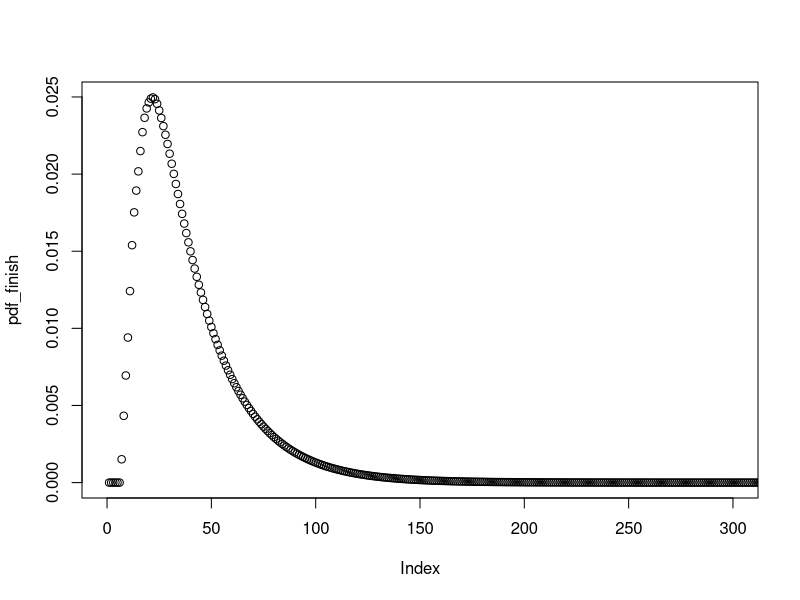
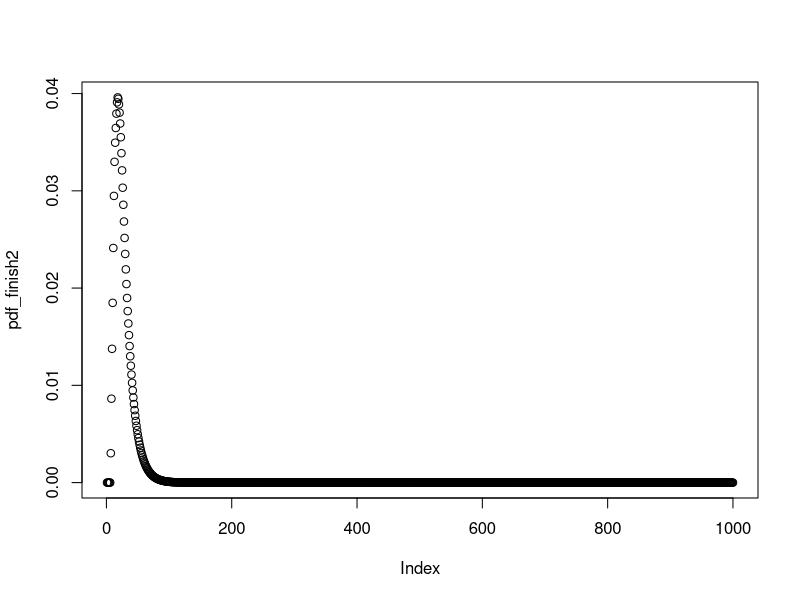

Recreate these plots in R, in order.
## ---- chunk 1
state0 <- c(1, rep(0, 100))

T_matrix <- matrix(0, nrow=101, ncol=101)

for (i in 0:101) {
  for (j in 1:6) {
    next_space <- i + j
    if (next_space > 101) { # must land on last space exactly
      next_space <- i
    }
    T_matrix[next_space, i] <- T_matrix[next_space, i] + 1/6
  }
}
print(head(T_matrix, 10))
## ---- chunk 2
state0 <- c(1, rep(0, 100))

T_matrix <- matrix(0, nrow=101, ncol=101)

for (i in 0:101) {
  for (j in 1:6) {
    next_space <- i + j
    if (next_space > 101) { # must land on last space exactly
      next_space <- i
    }
    T_matrix[next_space, i] <- T_matrix[next_space, i] + 1/6
  }
}

df_special <- tibble::tribble(
  ~type, ~from, ~to,
  "L", 1, 38,
  "L", 4, 14,
  "L", 9, 31,
  "L", 21, 42,
  "L", 28, 84,
  "L", 36, 44,
  "L", 51, 67,
  "L", 71, 91,
  "L", 80, 100,
  "C", 16, 6,
  "C", 47, 26,
  "C", 49, 11,
  "C", 56, 53,
  "C", 62, 19,
  "C", 64, 60,
  "C", 87, 24,
  "C", 93, 73,
  "C", 95, 75,
  "C", 98, 78
)

for (i in 1:nrow(df_special)) {
  T_matrix[df_special$to[i]+1,] <- T_matrix[df_special$to[i]+1,] + T_matrix[df_special$from[i]+1,]
  T_matrix[df_special$from[i]+1,] <- 0
}
## ---- chunk 3
state <- state0
state <- T_matrix %*% state
as.numeric(state)
## ---- chunk 4
state <- T_matrix %*% state
as.numeric(state)
## ---- chunk 5
state <- state0
n_steps <- 0

while(TRUE) {
  state <- T_matrix %*% state
  n_steps <- n_steps + 1
  
  if (state[101] >= 0.5) {break}
}

cat(paste0("Median Game Length = ", n_steps))
## ---- chunk 6
state <- state0
n_steps <- 0

while(TRUE) {
  state <- T_matrix %*% state
  n_steps <- n_steps + 1
  
  if (state[101] >= 0.999999) {break}
}

cat(paste0("Max Game Length = ", n_steps))
## ---- chunk 7
state <- state0
cdf_finish <- rep(0,1000)

for (i in 1:1000) {
  state <- T_matrix %*% state
  cdf_finish[i] <- state[101]
}

pdf_finish <- diff(c(0, cdf_finish))
plot(pdf_finish, xlim=c(0, 300))
## ---- chunk 8
result <- weighted.mean(x=1:1000, w=pdf_finish)
cat(paste0("Average Length of Game = ", result))
## ---- chunk 9
cdf_still_playing <- 1 - cdf_finish
cdf_still_playing2 <- cdf_still_playing ^ 2
cdf_finish2 <- 1 - cdf_still_playing2
pdf_finish2 <- diff(c(0, cdf_finish2))
plot(pdf_finish2)
## ---- chunk 10
result <- weighted.mean(x=1:1000, w=pdf_finish2)
cat(paste0("Average Length of 2 Player Game = ", result))
## ---- chunk 11
get_average_game_length <- function(n_players) {
  cdf_still_playing <- 1 - cdf_finish
  cdf_still_playing_n <- cdf_still_playing ^ n_players
  cdf_finish_n <- 1 - cdf_still_playing_n
  pdf_finish_n <- diff(c(0, cdf_finish_n))
  weighted.mean(x=1:1000, w=pdf_finish_n)
}

n_players <- 1:4
avg_game_length <- sapply(1:4, get_average_game_length)

df_result <- data.frame(
  n_players = n_players,
  avg_game_turns = avg_game_length,
  avg_game_minutes = avg_game_length * n_players * 10 / 60
)

knitr::kable(df_result)
